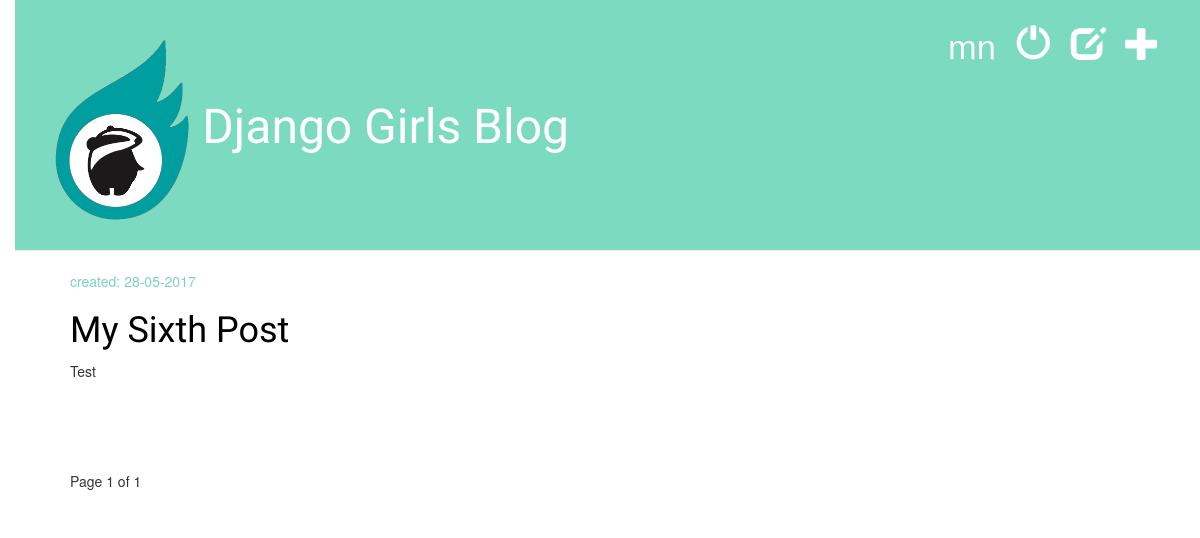
Before: /drafts/ (signed in) with the older database file.
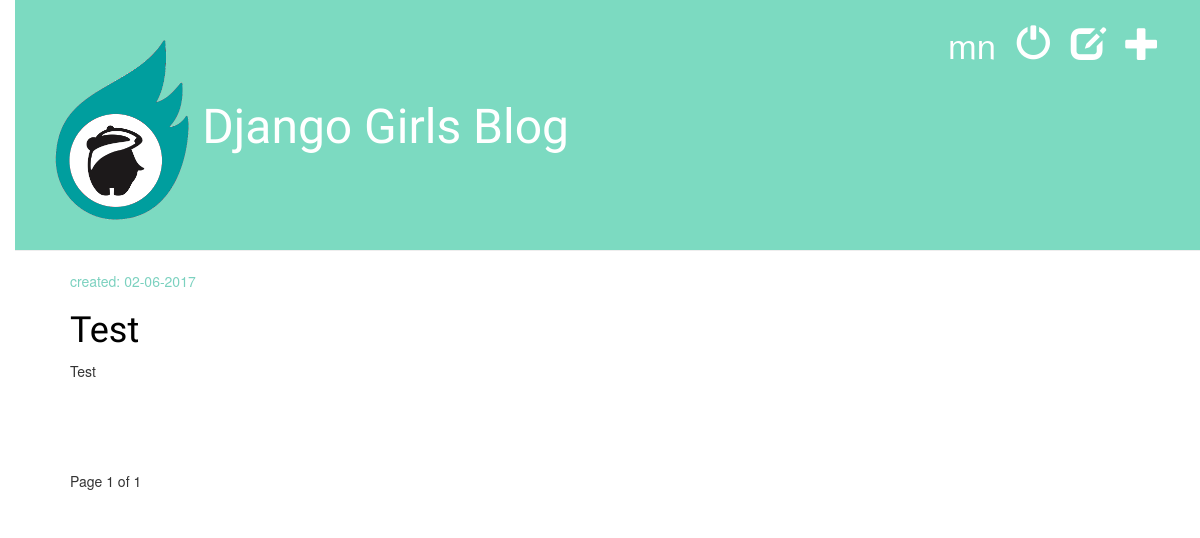
After: the same page with the newer database file.
### blog/models.py (models this page shows, shortened)
class Post(models.Model):
    author = models.ForeignKey('auth.User')
    title = models.CharField(max_length=200)
    text = models.TextField()
    created_date = models.DateTimeField(
            default=timezone.now)
    published_date = models.DateTimeField(
            blank=True, null=True)
    img_url = models.CharField(max_length=200, null=True, blank=True)

### blog/views.py (the view)
# urls.py: url(r'^drafts/$', views.post_draft_list, name='post_draft_list'),
@login_required
def post_draft_list(request):
    posts = Post.objects.filter(published_date__isnull=True).order_by('created_date')
    paginator = Paginator(posts, 3)
    page = request.GET.get('page')
    try:
        posts = paginator.page(page)
    except PageNotAnInteger:
        posts = paginator.page(1)
    except EmptyPage:
        posts = paginator.page(paginator.num_pages)
    return render(request, 'blog/post_draft_list.html', {'page': page,
                                                         'posts': posts})

### blog/templates/blog/post_draft_list.html
{% extends 'blog/base.html' %}
{% block content %}
    {% for post in posts %}
        <div class="post">
            <p class="date">created: {{ post.created_date|date:'d-m-Y' }}</p>
            <h1><a href="{% url 'post_detail' pk=post.pk %}">{{ post.title }}</a></h1>
            <p>{{ post.text|truncatechars:200 }}</p>
        </div>
    {% endfor %}
    {% include 'pagination.html' with page=posts %}
{% endblock %}

### blog/templates/blog/base.html (shortened to what this page needs)
{% load staticfiles %}
<!DOCTYPE html>
<html lang="en">
  <head>
    <link href={% static "css/bootstrap.min.css" %} rel="stylesheet">
    <link href={% static "css/bootstrap-theme.css" %} rel="stylesheet">
    <link rel="stylesheet" href="{% static 'css/blog.css' %}">
  </head>
  <body>
    <div class="page-header">
      {% if user.is_authenticated %}
        <a href="{% url 'post_new' %}" class="top-menu"><span class="glyphicon glyphicon-plus"></span></a>
        <a href="{% url 'post_draft_list' %}" class="top-menu"><span class="glyphicon glyphicon-edit"></span></a>
        <a href="{% url 'logout' %}" class="top-menu"><span class="glyphicon glyphicon-off"></span></a>
        <span class="top-menu"> {{ user.username }} </span>
      {% else %}
        <a href="{% url 'login' %}" class="top-menu"><span class="glyphicon glyphicon-lock"></span></a>
      {% endif %}
      <h1>
          <a href="/"><img src="{% static "images/logo.png" %}" height="180"  ></a>
          <a href="/">Django Girls Blog</a>
      </h1>
    </div>
    <div class="content container">
      <div class="row">
          <div class="col-md-8">
              {% block content %}
              {% endblock %}
          </div>
      </div>
    </div>
  </body>
</html>

### blog/templates/pagination.html (shortened to what this page needs)
<div class="pagination">
    <span class="step-links">
        <span class="current">
            Page {{ page.number }} of {{ page.paginator.num_pages }}
        </span>
    </span>
</div>

### blog/static/css/blog.css (style rules this page uses)
h1 a { color: #FCA205; font-family: 'Lobster'; }
body { padding-left: 15px; }
.page-header { background-color: #7cdac1; margin-top: 0; padding: 20px 20px 20px 40px; }
.page-header h1, .page-header h1 a, .page-header h1 a:visited, .page-header h1 a:active { color: #ffffff; font-size: 36pt; text-decoration: none; }
.content { margin-left: 40px; }
h1, h2, h3, h4 { font-family: 'Lobster', cursive; }
.date { color: #7bd1bf; }
.top-menu, .top-menu:hover, .top-menu:visited { color: #ffffff; float: right; font-size: 26pt; margin-right: 20px; }
.post { margin-bottom: 70px; }
.post h1 a, .post h1 a:visited { color: #000000; }

Changed rows visible on the page:
changed Post "Test": created_date "28-05-2017" → "02-06-2017"; title "My Sixth Post" → "Test"
